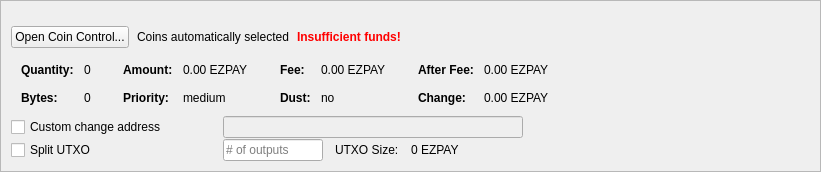
         <widget class="QFrame" name="frameCoinControl">
          <property name="sizePolicy">
           <sizepolicy hsizetype="Expanding" vsizetype="Expanding">
            <horstretch>0</horstretch>
            <verstretch>0</verstretch>
           </sizepolicy>
          </property>
          <property name="maximumSize">
           <size>
            <width>16777215</width>
            <height>16777215</height>
           </size>
          </property>
          <property name="frameShape">
           <enum>QFrame::StyledPanel</enum>
          </property>
          <property name="frameShadow">
           <enum>QFrame::Sunken</enum>
          </property>
          <layout class="QVBoxLayout" name="verticalLayoutCoinControl2">
           <property name="spacing">
            <number>0</number>
           </property>
           <property name="leftMargin">
            <number>0</number>
           </property>
           <property name="topMargin">
            <number>0</number>
           </property>
           <property name="rightMargin">
            <number>0</number>
           </property>
           <property name="bottomMargin">
            <number>0</number>
           </property>
           <item>
            <widget class="QFrame" name="frameCoinControl_BG">
             <layout class="QVBoxLayout" name="verticalLayoutCoinControl" stretch="0,0,0,0,0,0">
              <property name="spacing">
               <number>1</number>
              </property>
              <property name="leftMargin">
               <number>10</number>
              </property>
              <property name="topMargin">
               <number>10</number>
              </property>
              <item>
               <layout class="QHBoxLayout" name="horizontalLayoutCoinControl1">
                <property name="bottomMargin">
                 <number>15</number>
                </property>
                <item>
                 <layout class="QVBoxLayout" name="verticalLayout_3">
                  <property name="spacing">
                   <number>6</number>
                  </property>
                 </layout>
                </item>
               </layout>
              </item>
              <item>
               <layout class="QHBoxLayout" name="horizontalLayoutCoinControl2" stretch="0,0,0,0">
                <property name="spacing">
                 <number>8</number>
                </property>
                <property name="bottomMargin">
                 <number>10</number>
                </property>
                <item>
                 <widget class="QPushButton" name="pushButtonCoinControl">
                  <property name="sizePolicy">
                   <sizepolicy hsizetype="Minimum" vsizetype="Fixed">
                    <horstretch>0</horstretch>
                    <verstretch>0</verstretch>
                   </sizepolicy>
                  </property>
                  <property name="styleSheet">
                   <string notr="true"/>
                  </property>
                  <property name="text">
                   <string>Open Coin Control...</string>
                  </property>
                  <property name="autoDefault">
                   <bool>false</bool>
                  </property>
                 </widget>
                </item>
                <item>
                 <widget class="QLabel" name="labelCoinControlAutomaticallySelected">
                  <property name="text">
                   <string>Coins automatically selected</string>
                  </property>
                  <property name="margin">
                   <number>5</number>
                  </property>
                 </widget>
                </item>
                <item>
                 <widget class="QLabel" name="labelCoinControlInsuffFunds">
                  <property name="font">
                   <font>
                    <weight>75</weight>
                    <bold>true</bold>
                   </font>
                  </property>
                  <property name="styleSheet">
                   <string notr="true">color:red;font-weight:bold;</string>
                  </property>
                  <property name="text">
                   <string>Insufficient funds!</string>
                  </property>
                  <property name="margin">
                   <number>5</number>
                  </property>
                 </widget>
                </item>
                <item>
                 <spacer name="horizontalSpacerCoinControl">
                  <property name="orientation">
                   <enum>Qt::Horizontal</enum>
                  </property>
                  <property name="sizeHint" stdset="0">
                   <size>
                    <width>40</width>
                    <height>1</height>
                   </size>
                  </property>
                 </spacer>
                </item>
               </layout>
              </item>
              <item>
               <widget class="QWidget" name="widgetCoinControl" native="true">
                <property name="sizePolicy">
                 <sizepolicy hsizetype="Preferred" vsizetype="Preferred">
                  <horstretch>0</horstretch>
                  <verstretch>0</verstretch>
                 </sizepolicy>
                </property>
                <property name="minimumSize">
                 <size>
                  <width>0</width>
                  <height>0</height>
                 </size>
                </property>
                <property name="styleSheet">
                 <string notr="true"/>
                </property>
                <layout class="QHBoxLayout" name="horizontalLayoutCoinControl5">
                 <property name="leftMargin">
                  <number>0</number>
                 </property>
                 <property name="topMargin">
                  <number>0</number>
                 </property>
                 <property name="rightMargin">
                  <number>0</number>
                 </property>
                 <property name="bottomMargin">
                  <number>0</number>
                 </property>
                 <item>
                  <layout class="QHBoxLayout" name="horizontalLayoutCoinControl3" stretch="0,0,0,1">
                   <property name="spacing">
                    <number>20</number>
                   </property>
                   <property name="topMargin">
                    <number>0</number>
                   </property>
                   <property name="bottomMargin">
                    <number>10</number>
                   </property>
                   <item>
                    <layout class="QFormLayout" name="formLayoutCoinControl1">
                     <property name="horizontalSpacing">
                      <number>10</number>
                     </property>
                     <property name="verticalSpacing">
                      <number>14</number>
                     </property>
                     <property name="leftMargin">
                      <number>10</number>
                     </property>
                     <property name="topMargin">
                      <number>4</number>
                     </property>
                     <property name="rightMargin">
                      <number>6</number>
                     </property>
                     <item row="0" column="0">
                      <widget class="QLabel" name="labelCoinControlQuantityText">
                       <property name="font">
                        <font>
                         <weight>75</weight>
                         <bold>true</bold>
                        </font>
                       </property>
                       <property name="text">
                        <string>Quantity:</string>
                       </property>
                       <property name="margin">
                        <number>0</number>
                       </property>
                      </widget>
                     </item>
                     <item row="0" column="1">
                      <widget class="QLabel" name="labelCoinControlQuantity">
                       <property name="cursor">
                        <cursorShape>IBeamCursor</cursorShape>
                       </property>
                       <property name="contextMenuPolicy">
                        <enum>Qt::ActionsContextMenu</enum>
                       </property>
                       <property name="text">
                        <string notr="true">0</string>
                       </property>
                       <property name="margin">
                        <number>0</number>
                       </property>
                       <property name="textInteractionFlags">
                        <set>Qt::LinksAccessibleByMouse|Qt::TextSelectableByKeyboard|Qt::TextSelectableByMouse</set>
                       </property>
                      </widget>
                     </item>
                     <item row="1" column="0">
                      <widget class="QLabel" name="labelCoinControlBytesText">
                       <property name="font">
                        <font>
                         <weight>75</weight>
                         <bold>true</bold>
                        </font>
                       </property>
                       <property name="text">
                        <string>Bytes:</string>
                       </property>
                      </widget>
                     </item>
                     <item row="1" column="1">
                      <widget class="QLabel" name="labelCoinControlBytes">
                       <property name="cursor">
                        <cursorShape>IBeamCursor</cursorShape>
                       </property>
                       <property name="contextMenuPolicy">
                        <enum>Qt::ActionsContextMenu</enum>
                       </property>
                       <property name="text">
                        <string notr="true">0</string>
                       </property>
                       <property name="textInteractionFlags">
                        <set>Qt::LinksAccessibleByMouse|Qt::TextSelectableByKeyboard|Qt::TextSelectableByMouse</set>
                       </property>
                      </widget>
                     </item>
                    </layout>
                   </item>
                   <item>
                    <layout class="QFormLayout" name="formLayoutCoinControl2">
                     <property name="horizontalSpacing">
                      <number>10</number>
                     </property>
                     <property name="verticalSpacing">
                      <number>14</number>
                     </property>
                     <property name="leftMargin">
                      <number>6</number>
                     </property>
                     <property name="topMargin">
                      <number>4</number>
                     </property>
                     <property name="rightMargin">
                      <number>6</number>
                     </property>
                     <item row="0" column="0">
                      <widget class="QLabel" name="labelCoinControlAmountText">
                       <property name="font">
                        <font>
                         <weight>75</weight>
                         <bold>true</bold>
                        </font>
                       </property>
                       <property name="text">
                        <string>Amount:</string>
                       </property>
                       <property name="margin">
                        <number>0</number>
                       </property>
                      </widget>
                     </item>
                     <item row="0" column="1">
                      <widget class="QLabel" name="labelCoinControlAmount">
                       <property name="cursor">
                        <cursorShape>IBeamCursor</cursorShape>
                       </property>
                       <property name="contextMenuPolicy">
                        <enum>Qt::ActionsContextMenu</enum>
                       </property>
                       <property name="text">
                        <string notr="true">0.00 EZPAY</string>
                       </property>
                       <property name="textInteractionFlags">
                        <set>Qt::LinksAccessibleByMouse|Qt::TextSelectableByKeyboard|Qt::TextSelectableByMouse</set>
                       </property>
                      </widget>
                     </item>
                     <item row="1" column="0">
                      <widget class="QLabel" name="labelCoinControlPriorityText">
                       <property name="font">
                        <font>
                         <weight>75</weight>
                         <bold>true</bold>
                        </font>
                       </property>
                       <property name="text">
                        <string>Priority:</string>
                       </property>
                      </widget>
                     </item>
                     <item row="1" column="1">
                      <widget class="QLabel" name="labelCoinControlPriority">
                       <property name="cursor">
                        <cursorShape>IBeamCursor</cursorShape>
                       </property>
                       <property name="contextMenuPolicy">
                        <enum>Qt::ActionsContextMenu</enum>
                       </property>
                       <property name="text">
                        <string>medium</string>
                       </property>
                       <property name="textInteractionFlags">
                        <set>Qt::LinksAccessibleByMouse|Qt::TextSelectableByKeyboard|Qt::TextSelectableByMouse</set>
                       </property>
                      </widget>
                     </item>
                    </layout>
                   </item>
                   <item>
                    <layout class="QFormLayout" name="formLayoutCoinControl3">
                     <property name="horizontalSpacing">
                      <number>10</number>
                     </property>
                     <property name="verticalSpacing">
                      <number>14</number>
                     </property>
                     <property name="leftMargin">
                      <number>6</number>
                     </property>
                     <property name="topMargin">
                      <number>4</number>
                     </property>
                     <property name="rightMargin">
                      <number>6</number>
                     </property>
                     <item row="0" column="0">
                      <widget class="QLabel" name="labelCoinControlFeeText">
                       <property name="font">
                        <font>
                         <weight>75</weight>
                         <bold>true</bold>
                        </font>
                       </property>
                       <property name="text">
                        <string>Fee:</string>
                       </property>
                       <property name="margin">
                        <number>0</number>
                       </property>
                      </widget>
                     </item>
                     <item row="0" column="1">
                      <widget class="QLabel" name="labelCoinControlFee">
                       <property name="cursor">
                        <cursorShape>IBeamCursor</cursorShape>
                       </property>
                       <property name="contextMenuPolicy">
                        <enum>Qt::ActionsContextMenu</enum>
                       </property>
                       <property name="text">
                        <string notr="true">0.00 EZPAY</string>
                       </property>
                       <property name="textInteractionFlags">
                        <set>Qt::LinksAccessibleByMouse|Qt::TextSelectableByKeyboard|Qt::TextSelectableByMouse</set>
                       </property>
                      </widget>
                     </item>
                     <item row="1" column="0">
                      <widget class="QLabel" name="labelCoinControlLowOutputText">
                       <property name="font">
                        <font>
                         <weight>75</weight>
                         <bold>true</bold>
                        </font>
                       </property>
                       <property name="text">
                        <string>Dust:</string>
                       </property>
                      </widget>
                     </item>
                     <item row="1" column="1">
                      <widget class="QLabel" name="labelCoinControlLowOutput">
                       <property name="cursor">
                        <cursorShape>IBeamCursor</cursorShape>
                       </property>
                       <property name="contextMenuPolicy">
                        <enum>Qt::ActionsContextMenu</enum>
                       </property>
                       <property name="text">
                        <string>no</string>
                       </property>
                       <property name="textInteractionFlags">
                        <set>Qt::LinksAccessibleByMouse|Qt::TextSelectableByKeyboard|Qt::TextSelectableByMouse</set>
                       </property>
                      </widget>
                     </item>
                    </layout>
                   </item>
                   <item>
                    <layout class="QFormLayout" name="formLayoutCoinControl4">
                     <property name="horizontalSpacing">
                      <number>10</number>
                     </property>
                     <property name="verticalSpacing">
                      <number>14</number>
                     </property>
                     <property name="leftMargin">
                      <number>6</number>
                     </property>
                     <property name="topMargin">
                      <number>4</number>
                     </property>
                     <property name="rightMargin">
                      <number>6</number>
                     </property>
                     <item row="0" column="0">
                      <widget class="QLabel" name="labelCoinControlAfterFeeText">
                       <property name="font">
                        <font>
                         <weight>75</weight>
                         <bold>true</bold>
                        </font>
                       </property>
                       <property name="text">
                        <string>After Fee:</string>
                       </property>
                       <property name="margin">
                        <number>0</number>
                       </property>
                      </widget>
                     </item>
                     <item row="0" column="1">
                      <widget class="QLabel" name="labelCoinControlAfterFee">
                       <property name="cursor">
                        <cursorShape>IBeamCursor</cursorShape>
                       </property>
                       <property name="contextMenuPolicy">
                        <enum>Qt::ActionsContextMenu</enum>
                       </property>
                       <property name="text">
                        <string notr="true">0.00 EZPAY</string>
                       </property>
                       <property name="textInteractionFlags">
                        <set>Qt::LinksAccessibleByMouse|Qt::TextSelectableByKeyboard|Qt::TextSelectableByMouse</set>
                       </property>
                      </widget>
                     </item>
                     <item row="1" column="0">
                      <widget class="QLabel" name="labelCoinControlChangeText">
                       <property name="font">
                        <font>
                         <weight>75</weight>
                         <bold>true</bold>
                        </font>
                       </property>
                       <property name="text">
                        <string>Change:</string>
                       </property>
                      </widget>
                     </item>
                     <item row="1" column="1">
                      <widget class="QLabel" name="labelCoinControlChange">
                       <property name="cursor">
                        <cursorShape>IBeamCursor</cursorShape>
                       </property>
                       <property name="contextMenuPolicy">
                        <enum>Qt::ActionsContextMenu</enum>
                       </property>
                       <property name="text">
                        <string notr="true">0.00 EZPAY</string>
                       </property>
                       <property name="textInteractionFlags">
                        <set>Qt::LinksAccessibleByMouse|Qt::TextSelectableByKeyboard|Qt::TextSelectableByMouse</set>
                       </property>
                      </widget>
                     </item>
                    </layout>
                   </item>
                  </layout>
                 </item>
                </layout>
               </widget>
              </item>
              <item>
               <layout class="QHBoxLayout" name="horizontalLayoutCoinControl4">
                <property name="spacing">
                 <number>12</number>
                </property>
                <property name="sizeConstraint">
                 <enum>QLayout::SetDefaultConstraint</enum>
                </property>
                <property name="topMargin">
                 <number>0</number>
                </property>
                <property name="rightMargin">
                 <number>0</number>
                </property>
                <item>
                 <widget class="QCheckBox" name="checkBoxCoinControlChange">
                  <property name="sizePolicy">
                   <sizepolicy hsizetype="Preferred" vsizetype="Preferred">
                    <horstretch>0</horstretch>
                    <verstretch>0</verstretch>
                   </sizepolicy>
                  </property>
                  <property name="minimumSize">
                   <size>
                    <width>200</width>
                    <height>0</height>
                   </size>
                  </property>
                  <property name="maximumSize">
                   <size>
                    <width>200</width>
                    <height>16777215</height>
                   </size>
                  </property>
                  <property name="toolTip">
                   <string>If this is activated, but the change address is empty or invalid, change will be sent to a newly generated address.</string>
                  </property>
                  <property name="text">
                   <string>Custom change address</string>
                  </property>
                 </widget>
                </item>
                <item>
                 <widget class="QValidatedLineEdit" name="lineEditCoinControlChange">
                  <property name="enabled">
                   <bool>false</bool>
                  </property>
                  <property name="sizePolicy">
                   <sizepolicy hsizetype="Preferred" vsizetype="Preferred">
                    <horstretch>0</horstretch>
                    <verstretch>0</verstretch>
                   </sizepolicy>
                  </property>
                  <property name="minimumSize">
                   <size>
                    <width>300</width>
                    <height>0</height>
                   </size>
                  </property>
                 </widget>
                </item>
                <item>
                 <widget class="QLabel" name="labelCoinControlChangeLabel">
                  <property name="sizePolicy">
                   <sizepolicy hsizetype="Preferred" vsizetype="Preferred">
                    <horstretch>0</horstretch>
                    <verstretch>0</verstretch>
                   </sizepolicy>
                  </property>
                  <property name="minimumSize">
                   <size>
                    <width>100</width>
                    <height>0</height>
                   </size>
                  </property>
                  <property name="text">
                   <string/>
                  </property>
                  <property name="margin">
                   <number>3</number>
                  </property>
                 </widget>
                </item>
               </layout>
              </item>
              <item>
               <layout class="QHBoxLayout" name="horizontalLayoutCoinControl6">
                <property name="spacing">
                 <number>12</number>
                </property>
                <property name="rightMargin">
                 <number>0</number>
                </property>
                <item>
                 <widget class="QCheckBox" name="splitBlockCheckBox">
                  <property name="sizePolicy">
                   <sizepolicy hsizetype="Preferred" vsizetype="Preferred">
                    <horstretch>0</horstretch>
                    <verstretch>0</verstretch>
                   </sizepolicy>
                  </property>
                  <property name="minimumSize">
                   <size>
                    <width>200</width>
                    <height>0</height>
                   </size>
                  </property>
                  <property name="maximumSize">
                   <size>
                    <width>200</width>
                    <height>16777215</height>
                   </size>
                  </property>
                  <property name="text">
                   <string>Split UTXO</string>
                  </property>
                 </widget>
                </item>
                <item>
                 <widget class="QLineEdit" name="splitBlockLineEdit">
                  <property name="sizePolicy">
                   <sizepolicy hsizetype="Preferred" vsizetype="Preferred">
                    <horstretch>50</horstretch>
                    <verstretch>0</verstretch>
                   </sizepolicy>
                  </property>
                  <property name="minimumSize">
                   <size>
                    <width>100</width>
                    <height>0</height>
                   </size>
                  </property>
                  <property name="maximumSize">
                   <size>
                    <width>100</width>
                    <height>16777215</height>
                   </size>
                  </property>
                  <property name="placeholderText">
                   <string># of outputs</string>
                  </property>
                 </widget>
                </item>
                <item>
                 <widget class="QLabel" name="labelBlockSizeText">
                  <property name="text">
                   <string>UTXO Size:</string>
                  </property>
                 </widget>
                </item>
                <item>
                 <widget class="QLabel" name="labelBlockSize">
                  <property name="text">
                   <string>0 EZPAY</string>
                  </property>
                 </widget>
                </item>
                <item>
                 <spacer name="horizontalSpacer_7">
                  <property name="orientation">
                   <enum>Qt::Horizontal</enum>
                  </property>
                  <property name="sizeHint" stdset="0">
                   <size>
                    <width>40</width>
                    <height>20</height>
                   </size>
                  </property>
                 </spacer>
                </item>
               </layout>
              </item>
              <item>
               <spacer name="verticalSpacerCoinControl">
                <property name="orientation">
                 <enum>Qt::Vertical</enum>
                </property>
                <property name="sizeHint" stdset="0">
                 <size>
                  <width>800</width>
                  <height>1</height>
                 </size>
                </property>
               </spacer>
              </item>
             </layout>
            </widget>
           </item>
          </layout>
         </widget>
